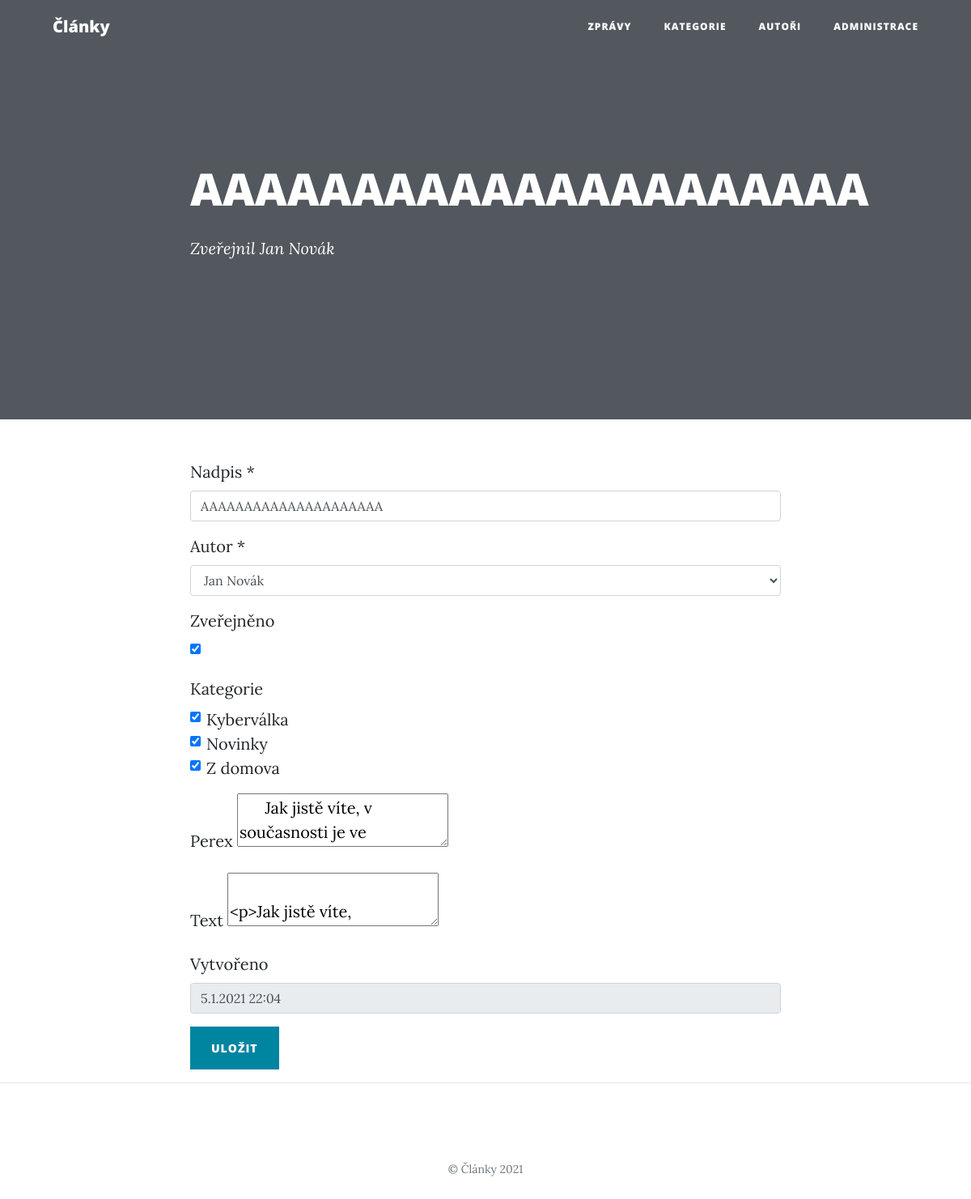
The app's page /article_edit.php?id=6, older data.
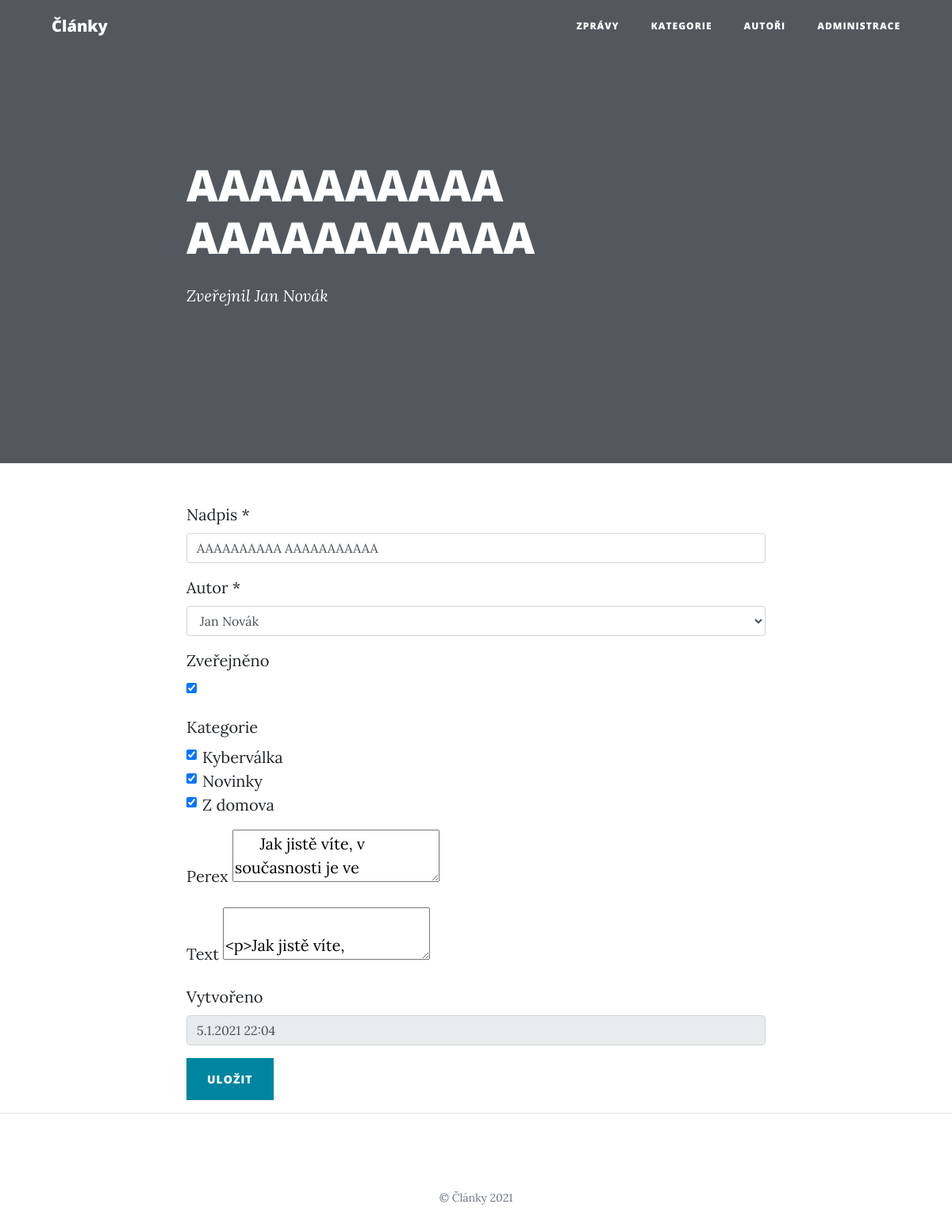
The same page, newer data.
### tables this page shows
CREATE TABLE `article` (
  `id` int(10) UNSIGNED NOT NULL,
  `user_id` int(10) UNSIGNED DEFAULT NULL,
  `title` varchar(150) NOT NULL,
  `perex` text NOT NULL,
  `text` text NOT NULL,
  `created_at` datetime NOT NULL DEFAULT current_timestamp(),
  `published` tinyint(1) NOT NULL DEFAULT 0
);

CREATE TABLE `user` (
  `id` int(10) UNSIGNED NOT NULL,
  `email` varchar(50) NOT NULL,
  `password` varchar(64) NOT NULL,
  `name` varchar(30) NOT NULL
);

### php/Application.php (called while the page is built, shortened)
<?php
class Application
{
    public static function loadModel($className)
    {
        $filename = "./php/model/" . $className . ".php";
    }
}

### php/model/Database.php (called while the page is built, shortened)
<?php
class Database
{
    private $conn;
    public function __construct()
    {
        $this->conn = new PDO(sprintf("mysql:host=%s;dbname=%s", self::HOST, self::DBNAME), self::USER, self::PASS, [
            PDO::ATTR_ERRMODE => PDO::ERRMODE_EXCEPTION
        ]);
        $this->conn->query("set names utf8");
    }
    public function select($sql, $params = [])
    {
        $stmt = $this->execute($sql, $params);
        return $stmt->fetchAll();
    }
    public function selectSingle($sql, $params = [])
    {
        $stmt = $this->execute($sql, $params);
        return $stmt->fetch();
    }
    private function execute($sql, $params = [])
    {
        $stmt = $this->conn->prepare($sql);
        $stmt->execute($params);
        return $stmt;
    }
}

### php/model/BaseRepository.php (called while the page is built, shortened)
<?php
abstract class BaseRepository
{
    public function __construct(Database $db)
    {
        $this->db = $db;
    }
}

### php/model/ArticleRepository.php (called while the page is built, shortened)
<?php
class ArticleRepository extends BaseRepository
{
    public function getArticle($id)
    {
        $sql = "
            select
                article.*,
                user.name as user_name
            from article
                left join user on article.user_id = user.id
            where article.id = :id
        ";
        $params = [
            ":id" => $id
        ];
        $article = $this->db->selectSingle($sql, $params);
        return $this->addCategoriesSingle($article);
    }
    private function addCategoriesSingle($article)
    {
        $cr = new CategoryRepository($this->db);
        $article["categories"] = $cr->getCategoriesArticle($article["id"]);
        return $article;
    }
}

### php/model/CategoryRepository.php (called while the page is built, shortened)
<?php
class CategoryRepository extends BaseRepository
{
    public function getCategoriesArticle($article_id)
    {
        $sql = "
            select
                category.*
            from category
                inner join article_category on article_category.category_id = category.id
            where article_category.article_id = :article_id
        ";
        $params = [
            ":article_id" => $article_id
        ];
        $categories = $this->db->select($sql, $params);
        return $categories;
    }
}

### php/model/UserRepository.php (called while the page is built, shortened)
<?php
class UserRepository extends BaseRepository
{
    public function getUsers()
    {
        $sql = "select * from user";
        return $this->db->select($sql);
    }
}

### php/partials/article_form.php (the view, shortened to what the changed rows need)
<?php
$ur = new UserRepository($db);
$users = $ur->getUsers();
?>
<form action="" method="post">
  <div class="form-group">
    <label for="inputTitle">Nadpis *</label>
    <input type="text" class="form-control" id="inputTitle" name="title" value="<?= $article["title"] ?>" required>
  </div>
  <div class="form-group">
    <label for="inputUser">Autor *</label>
    <select id="inputUser" class="form-control" name="user_id" required>
      <?php foreach ($users as $user) : ?>
        <option value="<?= $user["id"] ?>" <?= $article["user_id"] == $user["id"] ? "selected" : "" ?>><?= $user["name"] ?></option>
      <?php endforeach; ?>
    </select>
  </div>
  <div class="form-group">
    <div class="form-check">
      <input class="form-check-input" type="checkbox" id="inputPublished" name="published" <?= $article["published"] == 1 ? "checked" : "" ?>>
      <label class="form-check-label" for="inputPublished">&nbsp;</label>
    </div>
  </div>
  <div class="form-group">
    <label for="inputPerex">Perex</label>
    <textarea name="perex" id="inputPerex">
      <?= str_replace('&', '&amp;', $article["perex"]) ?>
    </textarea>
  </div>
  <div class="form-group">
    <label for="inputText">Text</label>
    <textarea name="text" id="inputText">
      <?= str_replace('&', '&amp;', $article["text"]) ?>
    </textarea>
  </div>
  <?php if (!empty($article["id"])) : ?>
    <div class="form-group">
      <label for="inputCreatedAt">Vytvořeno</label>
      <input type="text" class="form-control" id="inputCreatedAt" value="<?= date_format(date_create($article["created_at"]), "j.n.Y G:i") ?>" disabled>
    </div>
  <?php endif; ?>
</form>

### article_edit.php (shortened to what the changed rows need)
<?php
require_once "./php/Application.php";
$db = new Database();
$ar = new ArticleRepository($db);
$article = $ar->getArticle($_GET["id"]);
$heading = $article["title"];
$meta = 'Zveřejnil <a href="user.php?id=' . $article["user_id"] . '">' . $article["user_name"] . "</a>";
include "./php/partials/document_start.php";
include "./php/partials/article_form.php";
include "./php/partials/document_end.php";

### php/partials/header_article.php (shortened to what the changed rows need)
<div class="article-heading">
  <h1><?= empty($heading) ? "" : $heading ?></h1>
  <span class="meta"><?= empty($meta) ? "" : $meta ?></span>
</div>

Row changes from the older to the newer data that the page shows:
changed article "Jan Novák": title "AAAAAAAAAAAAAAAAAAAAA" → "AAAAAAAAAA AAAAAAAAAAA"
